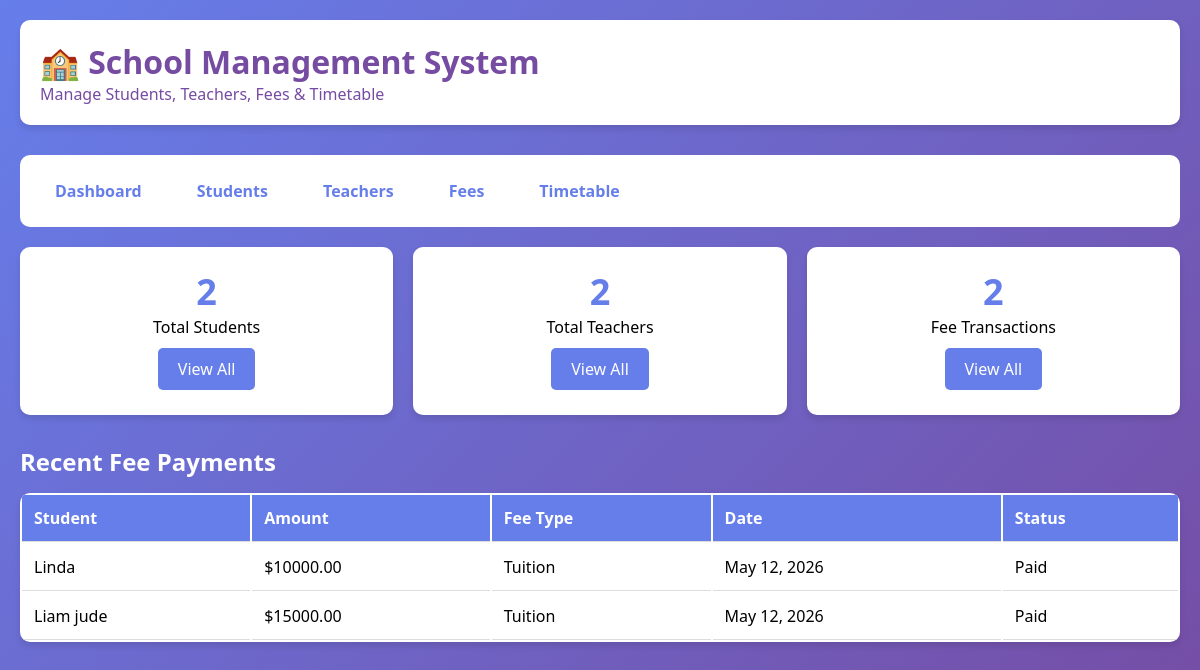
The page / on the database its author committed.
### core/models.py (models this page shows, shortened)
class Fee(models.Model):
    FEE_TYPES = [
        ('Tuition', 'Tuition Fee'),
        ('Exam', 'Exam Fee'),
        ('Library', 'Library Fee'),
        ('Sports', 'Sports Fee'),
    ]
    student = models.ForeignKey(Student, on_delete=models.CASCADE)
    amount = models.DecimalField(max_digits=10, decimal_places=2)
    fee_type = models.CharField(max_length=50, choices=FEE_TYPES)
    payment_date = models.DateField(auto_now_add=True)
    status = models.CharField(max_length=20, default='Paid')

class Student(models.Model):
    registration_number = models.CharField(max_length=20, unique=True)
    name = models.CharField(max_length=100)
    class_name = models.CharField(max_length=10)
    section = models.CharField(max_length=5, blank=True)
    parent_contact = models.CharField(max_length=15)
    address = models.TextField(blank=True)
    registration_date = models.DateField(auto_now_add=True)

### core/views.py (the view)
# urls.py: path('', views.index, name='index'),
def index(request):
    total_students = Student.objects.count()
    total_teachers = Teacher.objects.count()
    total_fees = Fee.objects.count()
    recent_fees = Fee.objects.select_related('student').all().order_by('-payment_date')[:5]
    context = {
        'total_students': total_students,
        'total_teachers': total_teachers,
        'total_fees': total_fees,
        'recent_fees': recent_fees,
    }
    return render(request, 'core/index.html', context)

### core/templates/core/index.html
{% extends 'core/base.html' %}
{% block content %}
<div class="stats">
    <div class="stat-card">
        <div class="stat-number">{{ total_students }}</div>
        <div>Total Students</div>
        <a href="{% url 'student_list' %}" class="btn" style="margin-top: 10px;">View All</a>
    </div>
    <div class="stat-card">
        <div class="stat-number">{{ total_teachers }}</div>
        <div>Total Teachers</div>
        <a href="{% url 'teacher_list' %}" class="btn" style="margin-top: 10px;">View All</a>
    </div>
    <div class="stat-card">
        <div class="stat-number">{{ total_fees }}</div>
        <div>Fee Transactions</div>
        <a href="{% url 'fee_list' %}" class="btn" style="margin-top: 10px;">View All</a>
    </div>
</div>
<h2 style="color: white; margin-bottom: 15px;">Recent Fee Payments</h2>
<table>
    <thead>
        <tr><th>Student</th><th>Amount</th><th>Fee Type</th><th>Date</th><th>Status</th></tr>
    </thead>
    <tbody>
        {% for fee in recent_fees %}
        <tr>
            <td>{{ fee.student.name }}</td>
            <td>${{ fee.amount }}</td>
            <td>{{ fee.fee_type }}</td>
            <td>{{ fee.payment_date }}</td>
            <td>{{ fee.status }}</td>
        </tr>
        {% empty %}
        <tr><td colspan="5">No fee records found.</td></tr>
        {% endfor %}
    </tbody>
</table>
{% endblock %}

### core/templates/core/base.html (style rules this page uses)
* { margin: 0; padding: 0; box-sizing: border-box; }
body { font-family: 'Segoe UI', Tahoma, Geneva, Verdana, sans-serif; background: linear-gradient(135deg, #667eea 0%, #764ba2 100%); min-height: 100vh; }
.stats { display: grid; grid-template-columns: repeat(auto-fit, minmax(250px, 1fr)); gap: 20px; margin-bottom: 30px; }
.stat-card { background: white; padding: 20px; border-radius: 10px; text-align: center; box-shadow: 0 4px 6px rgba(0,0,0,0.1); }
.stat-number { font-size: 36px; font-weight: bold; color: #667eea; }
.btn { display: inline-block; padding: 10px 20px; background: #667eea; color: white; text-decoration: none; border-radius: 5px; border: none; cursor: pointer; margin: 5px; }
table { width: 100%; background: white; border-radius: 10px; overflow: hidden; box-shadow: 0 4px 6px rgba(0,0,0,0.1); }
th, td { padding: 12px; text-align: left; border-bottom: 1px solid #ddd; }
th { background: #667eea; color: white; }

### rows shown on the page
Fee: student.name "Linda", amount "10000.00", fee_type "Tuition", payment_date "May 12, 2026", status "Paid"
Fee: student.name "Liam jude", amount "15000.00", fee_type "Tuition", payment_date "May 12, 2026", status "Paid"

### other values the page prints
{{ total_students }} "2"
{{ total_teachers }} "2"
{{ total_fees }} "2"
